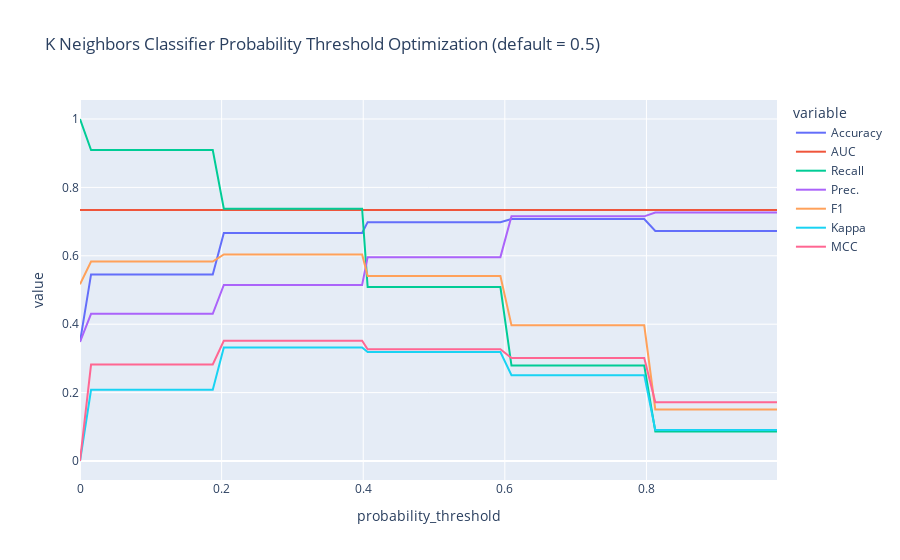

Notebook cell for this chart:
### Markdown cell above
# optimize threshold

### Code cell
# load dataset
from pycaret.datasets import get_data
# init setup
from pycaret.classification import *


diabetes = get_data('diabetes')
clf1 = setup(data=diabetes, target='Class variable', session_id=1234)

# train a model
knn = create_model('knn')

# optimize threshold
optimized_knn = optimize_threshold(knn)
